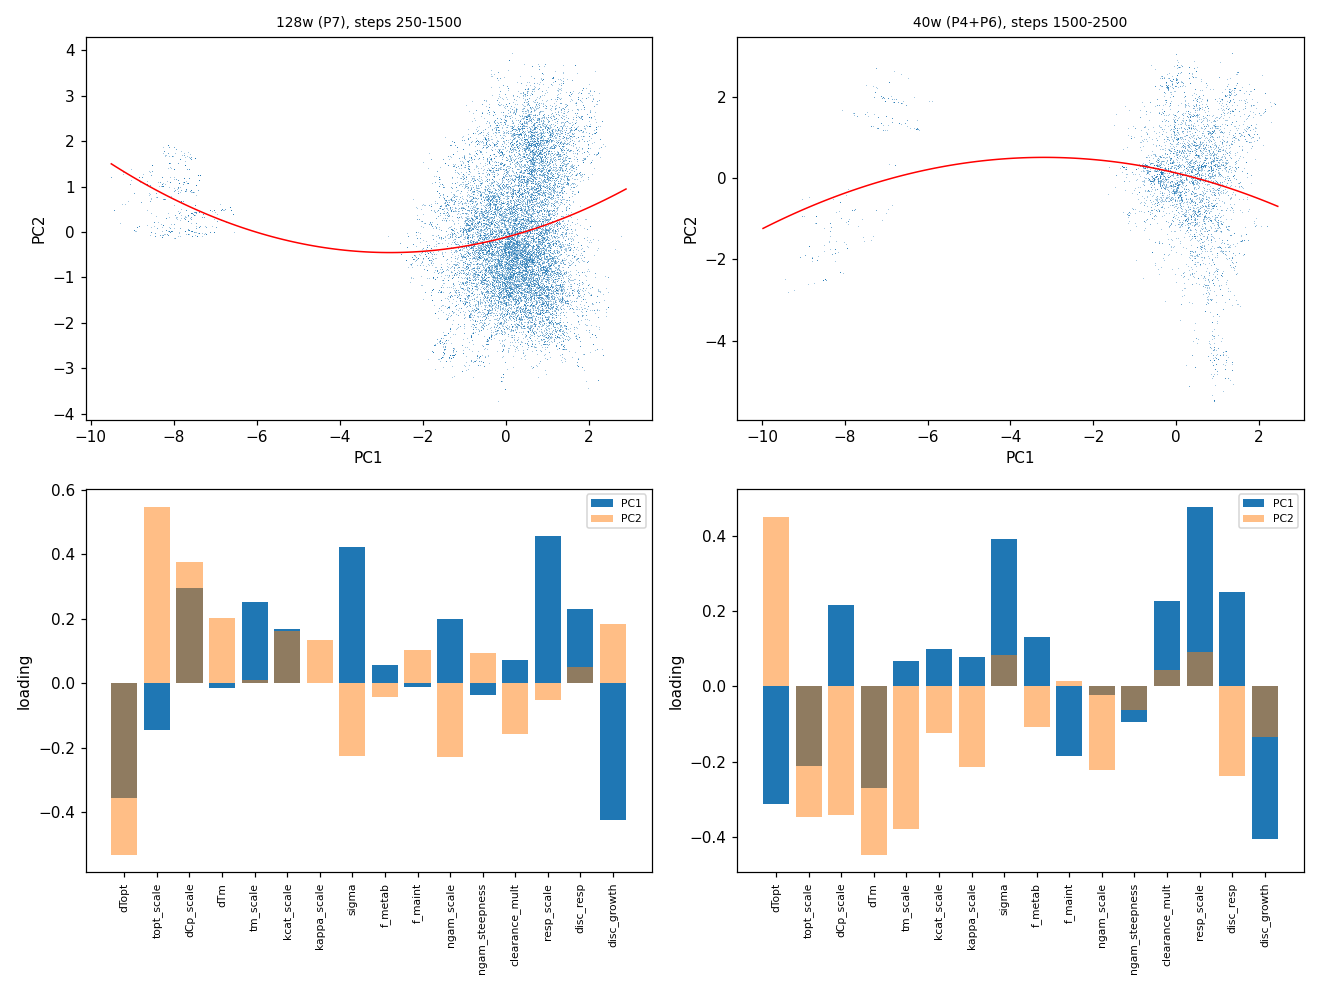

The Python source for this figure:
#!/usr/bin/env python3
"""P8 TASK 1 -- name the ridge from the chains on disk. Rules: DECISIONS D1 (written first).

Writes task1_variance.csv, task1_loadings.csv, task1_curvature.csv, task1_branch.json and
task1_pca.png beside this file.
"""
import json
import os
import sys

import numpy as np
import pandas as pd

HERE = os.path.dirname(os.path.abspath(__file__))
ROOT = os.path.abspath(os.path.join(HERE, "..", ".."))
sys.path.insert(0, os.path.join(ROOT, "src"))
os.chdir(ROOT)
import emcee                                                     # noqa: E402
from etcgem.calibration_multi import build_gasflux_specs         # noqa: E402

OUTS = os.path.join(ROOT, "strains", "eciML1515", "outputs")
FOUR = ["topt_scale", "dCp_scale", "sigma", "clearance_mult"]
specs = build_gasflux_specs({"use_etc": False, "fit_clearance": True}); names = [s.name for s in specs]


def views():
    b = emcee.backends.HDFBackend(os.path.join(OUTS, "calibration_configD_NLDM_recipe_P7_w128", "chain.h5"), read_only=True)
    v = {"128w (P7), steps 250-1500": b.get_chain()[250:]}
    p4 = np.load(os.path.join(OUTS, "calibration_configD_NLDM_recipe_cmax120", "chain.npy"))
    cont = os.path.join(ROOT, "reports", "P6_convergence", "_scratch", "bench_stretch_p10", "chain.npy")
    hist = np.concatenate([p4, np.load(cont)], axis=0) if os.path.exists(cont) else p4
    v[f"40w (P4+P6), steps 1500-{hist.shape[0]}"] = hist[1500:]
    return v


def analyse(tag, ch):
    S, W, D = ch.shape
    X = ch.reshape(-1, D); mu, sd = X.mean(0), X.std(0)
    Z = (X - mu) / sd
    cov = np.cov(Z, rowvar=False)
    evals, evecs = np.linalg.eigh(cov); order = np.argsort(evals)[::-1]; evals, evecs = evals[order], evecs[:, order]
    frac = evals / evals.sum()
    proj = ((ch - mu) / sd) @ evecs                      # (S, W, D) in PC space
    tau = np.array(emcee.autocorr.integrated_time(proj, tol=0), float)
    # sign convention: largest |loading| positive
    for k in range(D):
        j = int(np.argmax(np.abs(evecs[:, k])))
        if evecs[j, k] < 0: evecs[:, k] *= -1; proj[..., k] *= -1
    var_rows = [dict(view=tag, pc=k + 1, variance_fraction=frac[k], cumulative=frac[:k + 1].sum(), tau=tau[k],
                     top_loading=names[int(np.argmax(np.abs(evecs[:, k])))]) for k in range(D)]
    # the ridge (D1): top-tau components until 50 % variance, capped at 3
    by_tau = np.argsort(tau)[::-1]; ridge, cum = [], 0.0
    for k in by_tau:
        ridge.append(int(k)); cum += frac[k]
        if cum >= 0.5 or len(ridge) == 3: break
    clean = (cum >= 0.5) and not ((tau.max() / tau.min() < 1.5) and (frac.max() <= 0.25))
    four_idx = [names.index(n) for n in FOUR]
    share_k = {int(k): float((evecs[four_idx, k] ** 2).sum()) for k in ridge}
    share = float(sum(frac[k] * share_k[k] for k in ridge) / sum(frac[k] for k in ridge))
    load_rows = [dict(view=tag, param=names[i], **{f"PC{k+1}": evecs[i, k] for k in range(min(D, 6))},
                      in_ridge_sq=float(sum(evecs[i, k] ** 2 for k in ridge))) for i in range(D)]
    # curvature: PC2 vs PC1 quadratic
    p1, p2 = proj[..., 0].ravel(), proj[..., 1].ravel()
    A = np.column_stack([np.ones_like(p1), p1, p1 ** 2]); coef, *_ = np.linalg.lstsq(A, p2, rcond=None)
    resid = p2 - A @ coef; s2 = resid @ resid / (len(p2) - 3)
    se = np.sqrt(np.diag(s2 * np.linalg.inv(A.T @ A)))
    curv = dict(view=tag, a=coef[0], b=coef[1], c=coef[2], se_c_ols=se[2], se_c_inflated=se[2] * np.sqrt(tau[0]),
                z_inflated=coef[2] / (se[2] * np.sqrt(tau[0])), n_samples=len(p2), tau_pc1=tau[0],
                curved=bool(abs(coef[2]) > 3 * se[2] * np.sqrt(tau[0])))
    print(f"\n[pca] {tag}: {S} steps x {W} walkers")
    print("[pca]   PC  var%  cum%   tau    top loading")
    for r in var_rows[:8]:
        print(f"[pca]   {r['pc']:2d} {100*r['variance_fraction']:5.1f} {100*r['cumulative']:5.1f} {r['tau']:6.1f}  {r['top_loading']}")
    print(f"[pca]   tau range over all 16 PCs: {tau.min():.1f}-{tau.max():.1f}; max var fraction {frac.max():.3f}")
    print(f"[pca]   ridge = PC{[k+1 for k in ridge]} (var {100*cum:.1f} %, tau {[round(float(tau[k]),1) for k in ridge]}); clean direction: {clean}")
    for k in ridge:
        print(f"[pca]   PC{k+1} loadings: " + ", ".join(f"{names[i]} {evecs[i,k]:+.2f}" for i in np.argsort(np.abs(evecs[:, k]))[::-1]))
    print(f"[pca]   the four's share of squared loading on the ridge: {100*share:.1f} %  (per component {[round(100*v,1) for v in share_k.values()]})")
    print(f"[pca]   curvature: c = {coef[2]:+.4f}, SE_ols {se[2]:.4f}, SE_inflated {se[2]*np.sqrt(tau[0]):.4f}, z_inflated {coef[2]/(se[2]*np.sqrt(tau[0])):+.2f} -> {'CURVED' if curv['curved'] else 'not curved (ellipse)'}")
    return var_rows, load_rows, curv, dict(view=tag, ridge_pcs=[k + 1 for k in ridge], ridge_variance=float(cum), clean=bool(clean),
                                           four_share=share, per_component_share={f"PC{k+1}": v for k, v in share_k.items()},
                                           branch=("B (not one clean direction)" if not clean else ("A" if share >= 0.5 else "B"))), proj, evecs


def main():
    V, L, C, B, figs = [], [], [], [], {}
    for tag, ch in views().items():
        v, l, c, b, proj, evecs = analyse(tag, ch); V += v; L += l; C.append(c); B.append(b); figs[tag] = (proj, evecs)
    pd.DataFrame(V).to_csv(os.path.join(HERE, "task1_variance.csv"), index=False)
    pd.DataFrame(L).to_csv(os.path.join(HERE, "task1_loadings.csv"), index=False)
    pd.DataFrame(C).to_csv(os.path.join(HERE, "task1_curvature.csv"), index=False)
    decided = B[0]["branch"]
    json.dump(dict(views=B, deciding_view=B[0]["view"], branch=decided, four=FOUR), open(os.path.join(HERE, "task1_branch.json"), "w"), indent=2)
    print(f"\n[pca] BRANCH (decided by the 128-walker view): {decided}")
    try:
        import matplotlib; matplotlib.use("Agg"); import matplotlib.pyplot as plt
        fig, ax = plt.subplots(2, len(figs), figsize=(6 * len(figs), 9))
        ax = np.atleast_2d(ax).reshape(2, -1)
        for j, (tag, (proj, evecs)) in enumerate(figs.items()):
            p1, p2 = proj[..., 0].ravel(), proj[..., 1].ravel()
            ax[0, j].plot(p1[::7], p2[::7], ",", alpha=0.4); ax[0, j].set_xlabel("PC1"); ax[0, j].set_ylabel("PC2"); ax[0, j].set_title(tag, fontsize=9)
            xs = np.linspace(p1.min(), p1.max(), 100); c = [r for r in C if r["view"] == tag][0]
            ax[0, j].plot(xs, c["a"] + c["b"] * xs + c["c"] * xs ** 2, "r-", lw=1)
            ax[1, j].bar(range(16), evecs[:, 0], label="PC1"); ax[1, j].bar(range(16), evecs[:, 1], alpha=0.5, label="PC2")
            ax[1, j].set_xticks(range(16)); ax[1, j].set_xticklabels(names, rotation=90, fontsize=7); ax[1, j].legend(fontsize=7); ax[1, j].set_ylabel("loading")
        fig.tight_layout(); fig.savefig(os.path.join(HERE, "task1_pca.png"), dpi=110)
    except Exception as e:
        print(f"[pca] figure skipped: {e!r}")
    print("[pca] done")


if __name__ == "__main__":
    main()
